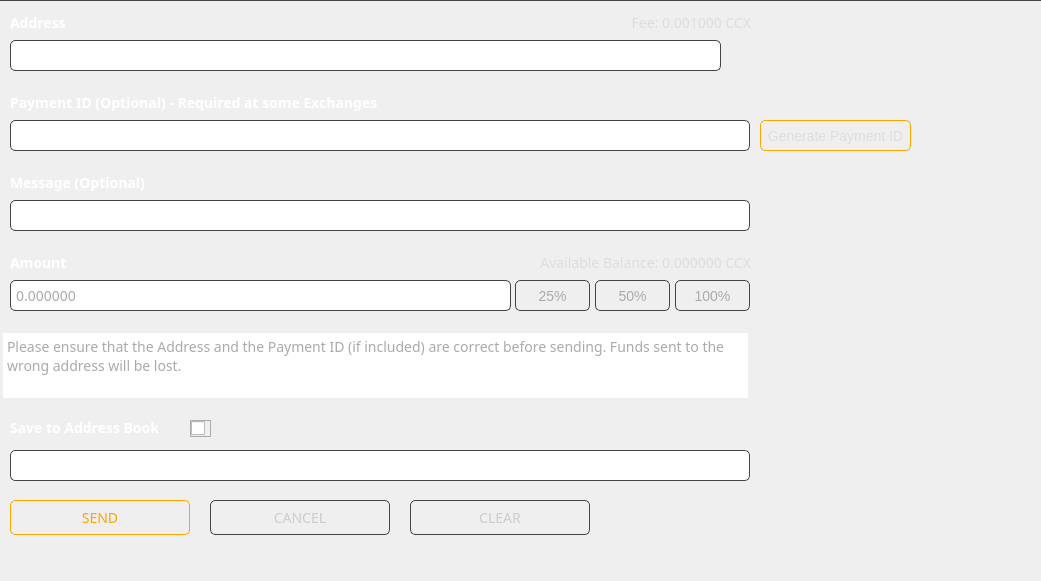
     <widget class="QGroupBox" name="sendBox">
      <property name="geometry">
       <rect>
        <x>210</x>
        <y>105</y>
        <width>1041</width>
        <height>581</height>
       </rect>
      </property>
      <property name="styleSheet">
       <string notr="true">border-top: 1px solid #444;</string>
      </property>
      <property name="title">
       <string/>
      </property>
      <widget class="QTextBrowser" name="textBrowser_3">
       <property name="geometry">
        <rect>
         <x>0</x>
         <y>330</y>
         <width>751</width>
         <height>71</height>
        </rect>
       </property>
       <property name="font">
        <font>
         <family>Poppins</family>
         <pointsize>-1</pointsize>
        </font>
       </property>
       <property name="styleSheet">
        <string notr="true">padding: 3px; font-size: 16px; color: #aaa; border: none;</string>
       </property>
       <property name="html">
        <string>&lt;!DOCTYPE HTML PUBLIC &quot;-//W3C//DTD HTML 4.0//EN&quot; &quot;http://www.w3.org/TR/REC-html40/strict.dtd&quot;&gt;
&lt;html&gt;&lt;head&gt;&lt;meta name=&quot;qrichtext&quot; content=&quot;1&quot; /&gt;&lt;style type=&quot;text/css&quot;&gt;
p, li { white-space: pre-wrap; }
&lt;/style&gt;&lt;/head&gt;&lt;body style=&quot; font-family:'Poppins'; font-size:16px; font-weight:400; font-style:normal;&quot;&gt;
&lt;p style=&quot; margin-top:0px; margin-bottom:0px; margin-left:0px; margin-right:0px; -qt-block-indent:0; text-indent:0px;&quot;&gt;&lt;span style=&quot; font-size:14px;&quot;&gt;Please ensure that the Address and the Payment ID (if included) are correct before sending. Funds sent to the wrong address will be lost.&lt;/span&gt;&lt;/p&gt;&lt;/body&gt;&lt;/html&gt;</string>
       </property>
      </widget>
      <widget class="QLineEdit" name="m_amountEdit">
       <property name="geometry">
        <rect>
         <x>10</x>
         <y>280</y>
         <width>501</width>
         <height>31</height>
        </rect>
       </property>
       <property name="minimumSize">
        <size>
         <width>74</width>
         <height>31</height>
        </size>
       </property>
       <property name="maximumSize">
        <size>
         <width>740</width>
         <height>16777215</height>
        </size>
       </property>
       <property name="font">
        <font>
         <family>Poppins</family>
         <pointsize>-1</pointsize>
        </font>
       </property>
       <property name="styleSheet">
        <string notr="true">padding: 3px; border: 1px solid #444; border-radius: 5px; font-family: 'Poppins'; font-size: 14px; color: #aaa;</string>
       </property>
       <property name="text">
        <string>0.000000</string>
       </property>
      </widget>
      <widget class="QLabel" name="pidLabel">
       <property name="geometry">
        <rect>
         <x>10</x>
         <y>90</y>
         <width>500</width>
         <height>25</height>
        </rect>
       </property>
       <property name="font">
        <font>
         <family>Poppins</family>
         <pointsize>-1</pointsize>
         <weight>75</weight>
         <bold>true</bold>
        </font>
       </property>
       <property name="styleSheet">
        <string notr="true">color: #fff; font-size: 14px; font-family: 'Poppins'; font-weight: bold;
border: none;</string>
       </property>
       <property name="text">
        <string>Payment ID (Optional) - Required at some Exchanges</string>
       </property>
      </widget>
      <widget class="QLabel" name="amountLabel_2">
       <property name="geometry">
        <rect>
         <x>10</x>
         <y>170</y>
         <width>301</width>
         <height>25</height>
        </rect>
       </property>
       <property name="font">
        <font>
         <family>Poppins</family>
         <pointsize>-1</pointsize>
         <weight>75</weight>
         <bold>true</bold>
        </font>
       </property>
       <property name="styleSheet">
        <string notr="true">color: #fff; font-size: 14px; font-family: 'Poppins'; font-weight: bold;
border: none;</string>
       </property>
       <property name="text">
        <string>Message (Optional)</string>
       </property>
      </widget>
      <widget class="QLabel" name="labelLabel">
       <property name="geometry">
        <rect>
         <x>10</x>
         <y>415</y>
         <width>181</width>
         <height>25</height>
        </rect>
       </property>
       <property name="font">
        <font>
         <family>Poppins</family>
         <pointsize>-1</pointsize>
         <weight>75</weight>
         <bold>true</bold>
        </font>
       </property>
       <property name="styleSheet">
        <string notr="true">color: #fff; font-size: 14px; font-family: 'Poppins'; font-weight: bold;
border: none;</string>
       </property>
       <property name="text">
        <string>Save to Address Book</string>
       </property>
      </widget>
      <widget class="QLabel" name="amountLabel">
       <property name="geometry">
        <rect>
         <x>10</x>
         <y>250</y>
         <width>291</width>
         <height>25</height>
        </rect>
       </property>
       <property name="font">
        <font>
         <family>Poppins</family>
         <pointsize>-1</pointsize>
         <weight>75</weight>
         <bold>true</bold>
        </font>
       </property>
       <property name="styleSheet">
        <string notr="true">color: #fff; font-size: 14px; font-family: 'Poppins'; font-weight: bold;
border: none;</string>
       </property>
       <property name="text">
        <string>Amount</string>
       </property>
      </widget>
      <widget class="QLineEdit" name="m_addressLabel">
       <property name="geometry">
        <rect>
         <x>10</x>
         <y>450</y>
         <width>740</width>
         <height>31</height>
        </rect>
       </property>
       <property name="minimumSize">
        <size>
         <width>100</width>
         <height>31</height>
        </size>
       </property>
       <property name="maximumSize">
        <size>
         <width>740</width>
         <height>16777215</height>
        </size>
       </property>
       <property name="font">
        <font>
         <family>Poppins</family>
         <pointsize>-1</pointsize>
        </font>
       </property>
       <property name="styleSheet">
        <string notr="true">padding: 3px; border: 1px solid #444; border-radius: 5px; font-family: 'Poppins'; font-size: 14px; color: #aaa;</string>
       </property>
       <property name="text">
        <string/>
       </property>
      </widget>
      <widget class="QLabel" name="m_balanceLabel">
       <property name="geometry">
        <rect>
         <x>400</x>
         <y>250</y>
         <width>351</width>
         <height>25</height>
        </rect>
       </property>
       <property name="minimumSize">
        <size>
         <width>100</width>
         <height>25</height>
        </size>
       </property>
       <property name="maximumSize">
        <size>
         <width>360</width>
         <height>16777215</height>
        </size>
       </property>
       <property name="font">
        <font>
         <family>Poppins</family>
         <pointsize>-1</pointsize>
        </font>
       </property>
       <property name="styleSheet">
        <string notr="true">color: #ddd; font-size: 14px; font-family: 'Poppins';
border: none;</string>
       </property>
       <property name="text">
        <string notr="true">Available Balance: 0.000000 CCX</string>
       </property>
       <property name="alignment">
        <set>Qt::AlignRight|Qt::AlignTrailing|Qt::AlignVCenter</set>
       </property>
      </widget>
      <widget class="QLineEdit" name="m_messageEdit">
       <property name="geometry">
        <rect>
         <x>10</x>
         <y>200</y>
         <width>740</width>
         <height>31</height>
        </rect>
       </property>
       <property name="minimumSize">
        <size>
         <width>360</width>
         <height>31</height>
        </size>
       </property>
       <property name="maximumSize">
        <size>
         <width>740</width>
         <height>16777215</height>
        </size>
       </property>
       <property name="font">
        <font>
         <family>Poppins</family>
         <pointsize>-1</pointsize>
        </font>
       </property>
       <property name="styleSheet">
        <string notr="true">padding: 3px; border: 1px solid #444; border-radius: 5px; font-family: 'Poppins'; font-size: 14px; color: #aaa;</string>
       </property>
       <property name="text">
        <string/>
       </property>
      </widget>
      <widget class="QPushButton" name="m_addressBookButton">
       <property name="geometry">
        <rect>
         <x>724</x>
         <y>43</y>
         <width>25</width>
         <height>25</height>
        </rect>
       </property>
       <property name="minimumSize">
        <size>
         <width>25</width>
         <height>25</height>
        </size>
       </property>
       <property name="maximumSize">
        <size>
         <width>260</width>
         <height>35</height>
        </size>
       </property>
       <property name="font">
        <font>
         <family>Poppins</family>
        </font>
       </property>
       <property name="styleSheet">
        <string notr="true">border: none;</string>
       </property>
       <property name="text">
        <string/>
       </property>
       <property name="icon">
        <iconset resource="../../resources.qrc">
         <normaloff>:/icons/address-book</normaloff>:/icons/address-book</iconset>
       </property>
      </widget>
      <widget class="QLabel" name="adressLabel">
       <property name="geometry">
        <rect>
         <x>10</x>
         <y>10</y>
         <width>121</width>
         <height>25</height>
        </rect>
       </property>
       <property name="font">
        <font>
         <family>Poppins</family>
         <pointsize>-1</pointsize>
         <weight>75</weight>
         <bold>true</bold>
        </font>
       </property>
       <property name="styleSheet">
        <string notr="true">color: #fff; font-size: 14px; font-family: 'Poppins'; font-weight: bold;
border: none;</string>
       </property>
       <property name="text">
        <string>Address</string>
       </property>
      </widget>
      <widget class="QLineEdit" name="m_paymentIdEdit">
       <property name="geometry">
        <rect>
         <x>10</x>
         <y>120</y>
         <width>740</width>
         <height>31</height>
        </rect>
       </property>
       <property name="minimumSize">
        <size>
         <width>0</width>
         <height>31</height>
        </size>
       </property>
       <property name="font">
        <font>
         <family>Poppins</family>
         <pointsize>-1</pointsize>
        </font>
       </property>
       <property name="styleSheet">
        <string notr="true">padding: 3px; border: 1px solid #444; border-radius: 5px; font-family: 'Poppins'; font-size: 14px; color: #aaa;</string>
       </property>
       <property name="text">
        <string/>
       </property>
      </widget>
      <widget class="QLineEdit" name="m_addressEdit">
       <property name="geometry">
        <rect>
         <x>10</x>
         <y>40</y>
         <width>711</width>
         <height>31</height>
        </rect>
       </property>
       <property name="minimumSize">
        <size>
         <width>0</width>
         <height>31</height>
        </size>
       </property>
       <property name="font">
        <font>
         <family>Poppins</family>
         <pointsize>-1</pointsize>
        </font>
       </property>
       <property name="styleSheet">
        <string notr="true">padding: 3px; border: 1px solid #444; border-radius: 5px; font-family: 'Poppins'; font-size: 14px; color: #aaa;</string>
       </property>
       <property name="text">
        <string/>
       </property>
      </widget>
      <widget class="QPushButton" name="m_sendFundsButton">
       <property name="geometry">
        <rect>
         <x>10</x>
         <y>500</y>
         <width>180</width>
         <height>35</height>
        </rect>
       </property>
       <property name="minimumSize">
        <size>
         <width>180</width>
         <height>35</height>
        </size>
       </property>
       <property name="maximumSize">
        <size>
         <width>180</width>
         <height>35</height>
        </size>
       </property>
       <property name="font">
        <font>
         <family>Poppins</family>
         <pointsize>-1</pointsize>
        </font>
       </property>
       <property name="styleSheet">
        <string notr="true">QPushButton#m_sendFundsButton {color: orange; ; border: 1px solid orange; font-size: 14px; border-radius: 5px; font-family: 'Poppins';}

QPushButton#m_sendFundsButton:hover {color:#FFD700; ; border: 1px solid orange; font-size: 14px; border-radius: 5px;font-family: 'Poppins';}</string>
       </property>
       <property name="text">
        <string>SEND</string>
       </property>
      </widget>
      <widget class="QPushButton" name="m_cancelButton">
       <property name="geometry">
        <rect>
         <x>210</x>
         <y>500</y>
         <width>180</width>
         <height>35</height>
        </rect>
       </property>
       <property name="minimumSize">
        <size>
         <width>180</width>
         <height>35</height>
        </size>
       </property>
       <property name="maximumSize">
        <size>
         <width>180</width>
         <height>35</height>
        </size>
       </property>
       <property name="font">
        <font>
         <family>Poppins</family>
         <pointsize>-1</pointsize>
        </font>
       </property>
       <property name="styleSheet">
        <string notr="true">QPushButton#m_cancelButton {color: #ccc; border: 1px solid #444; font-size: 14px; border-radius: 5px;font-family: 'Poppins';}

QPushButton#m_cancelButton:hover {color: #fff; border: 1px solid #444; font-size: 14px; border-radius: 5px; font-family: 'Poppins';}</string>
       </property>
       <property name="text">
        <string>CANCEL</string>
       </property>
      </widget>
      <widget class="QLabel" name="m_sendFee">
       <property name="geometry">
        <rect>
         <x>400</x>
         <y>10</y>
         <width>351</width>
         <height>25</height>
        </rect>
       </property>
       <property name="minimumSize">
        <size>
         <width>100</width>
         <height>25</height>
        </size>
       </property>
       <property name="maximumSize">
        <size>
         <width>360</width>
         <height>16777215</height>
        </size>
       </property>
       <property name="font">
        <font>
         <family>Poppins</family>
         <pointsize>-1</pointsize>
        </font>
       </property>
       <property name="styleSheet">
        <string notr="true">color: #ddd; font-size: 14px; font-family: 'Poppins';
border: none;</string>
       </property>
       <property name="text">
        <string notr="true">Fee: 0.001000 CCX</string>
       </property>
       <property name="alignment">
        <set>Qt::AlignRight|Qt::AlignTrailing|Qt::AlignVCenter</set>
       </property>
      </widget>
      <widget class="QCheckBox" name="m_saveAddress">
       <property name="geometry">
        <rect>
         <x>190</x>
         <y>420</y>
         <width>21</width>
         <height>17</height>
        </rect>
       </property>
       <property name="styleSheet">
        <string notr="true">border: 1px solid #aaa; color: white;</string>
       </property>
       <property name="text">
        <string/>
       </property>
      </widget>
      <widget class="QPushButton" name="m_clearAllButton">
       <property name="geometry">
        <rect>
         <x>410</x>
         <y>500</y>
         <width>180</width>
         <height>35</height>
        </rect>
       </property>
       <property name="minimumSize">
        <size>
         <width>180</width>
         <height>35</height>
        </size>
       </property>
       <property name="maximumSize">
        <size>
         <width>180</width>
         <height>35</height>
        </size>
       </property>
       <property name="font">
        <font>
         <family>Poppins</family>
         <pointsize>-1</pointsize>
        </font>
       </property>
       <property name="cursor">
        <cursorShape>ArrowCursor</cursorShape>
       </property>
       <property name="styleSheet">
        <string notr="true">QPushButton#m_clearAllButton {color: #ccc; border: 1px solid #444; font-size: 14px; border-radius: 5px;font-family: 'Poppins';}

QPushButton#m_clearAllButton:hover {color: #fff; border: 1px solid #444; font-size: 14px; border-radius: 5px; font-family: 'Poppins';}</string>
       </property>
       <property name="text">
        <string>CLEAR</string>
       </property>
      </widget>
      <widget class="QPushButton" name="m_percent100">
       <property name="geometry">
        <rect>
         <x>675</x>
         <y>280</y>
         <width>75</width>
         <height>31</height>
        </rect>
       </property>
       <property name="styleSheet">
        <string notr="true">padding: 3px; border: 1px solid #444; border-radius: 5px; font-family: 'Poppins'; font-size: 14px; color: #aaa;</string>
       </property>
       <property name="text">
        <string>100%</string>
       </property>
      </widget>
      <widget class="QPushButton" name="m_percent50">
       <property name="geometry">
        <rect>
         <x>595</x>
         <y>280</y>
         <width>75</width>
         <height>31</height>
        </rect>
       </property>
       <property name="styleSheet">
        <string notr="true">padding: 3px; border: 1px solid #444; border-radius: 5px; font-family: 'Poppins'; font-size: 14px; color: #aaa;</string>
       </property>
       <property name="text">
        <string>50%</string>
       </property>
      </widget>
      <widget class="QPushButton" name="m_percent25">
       <property name="geometry">
        <rect>
         <x>515</x>
         <y>280</y>
         <width>75</width>
         <height>31</height>
        </rect>
       </property>
       <property name="styleSheet">
        <string notr="true">padding: 3px; border: 1px solid #444; border-radius: 5px; font-family: 'Poppins'; font-size: 14px; color: #aaa;</string>
       </property>
       <property name="text">
        <string>25%</string>
       </property>
      </widget>
      <widget class="QPushButton" name="m_genPayID">
       <property name="geometry">
        <rect>
         <x>760</x>
         <y>120</y>
         <width>151</width>
         <height>31</height>
        </rect>
       </property>
       <property name="styleSheet">
        <string notr="true">QPushButton#m_genPayID {
            color: #ddd;
            border: 1px solid orange;
            font-size: 14px;
            border-radius: 5px;
            font-family: 'Poppins';
        }
        QPushButton#m_genPayID:hover {
            color:#FFD700;
            border: 1px solid orange;
            font-size: 14px;
            border-radius: 5px;
            font-family: 'Poppins';
            }
        </string>
       </property>
       <property name="text">
        <string>Generate Payment ID</string>
       </property>
      </widget>
      <zorder>textBrowser_3</zorder>
      <zorder>m_amountEdit</zorder>
      <zorder>pidLabel</zorder>
      <zorder>amountLabel_2</zorder>
      <zorder>labelLabel</zorder>
      <zorder>amountLabel</zorder>
      <zorder>m_addressLabel</zorder>
      <zorder>m_messageEdit</zorder>
      <zorder>adressLabel</zorder>
      <zorder>m_paymentIdEdit</zorder>
      <zorder>m_addressEdit</zorder>
      <zorder>m_sendFundsButton</zorder>
      <zorder>m_cancelButton</zorder>
      <zorder>m_sendFee</zorder>
      <zorder>m_addressBookButton</zorder>
      <zorder>m_saveAddress</zorder>
      <zorder>m_clearAllButton</zorder>
      <zorder>m_balanceLabel</zorder>
      <zorder>m_percent100</zorder>
      <zorder>m_percent50</zorder>
      <zorder>m_percent25</zorder>
      <zorder>m_genPayID</zorder>
     </widget>
